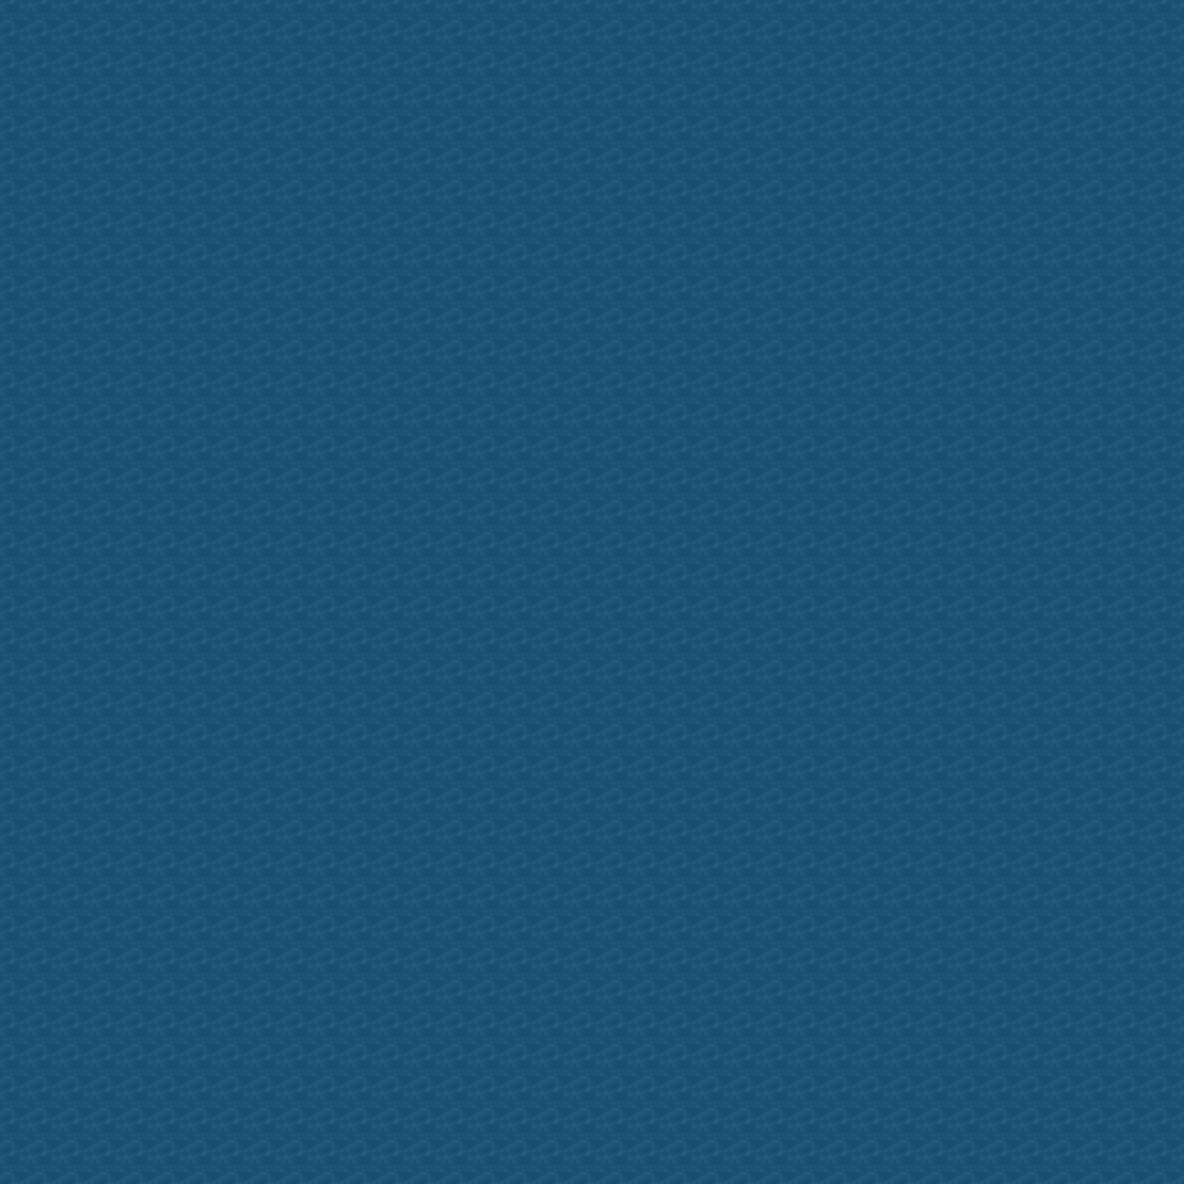

A level layout from a 2D game, rendered from its tile map. Below: a short description, then the map file with its tile-grid data intact:
An orthogonal 37x37 tile map with 32x32 px tiles, 1 tile layer (Tile Layer 1).

<map version="1.0" orientation="orthogonal" renderorder="left-up" width="37" height="37" tilewidth="32" tileheight="32" nextobjectid="1">
 <tileset firstgid="1" name="tileset" tilewidth="32" tileheight="32" tilecount="288" columns="8">
  <image source="tileset/tileset.png" width="256" height="1179" />
 </tileset>
 <layer name="Tile Layer 1" width="37" height="37">
  <data encoding="csv">
11,11,11,11,11,11,11,11,11,11,11,11,11,11,11,11,11,11,11,11,11,11,11,11,11,11,11,11,11,11,11,11,11,11,11,11,11,
11,11,11,11,11,11,11,11,11,11,11,11,11,11,11,11,11,11,11,11,11,11,11,11,11,11,11,11,11,11,11,11,11,11,11,11,11,
11,11,11,11,11,11,11,11,11,11,11,11,11,11,11,11,11,11,11,11,11,11,11,11,11,11,11,11,11,11,11,11,11,11,11,11,11,
11,11,11,11,11,11,11,11,11,11,11,11,11,11,11,11,11,11,11,11,11,11,11,11,11,11,11,11,11,11,11,11,11,11,11,11,11,
11,11,11,11,11,11,11,11,11,11,11,11,11,11,11,11,11,11,11,11,11,11,11,11,11,11,11,11,11,11,11,11,11,11,11,11,11,
11,11,11,11,11,11,11,11,11,11,11,11,11,11,11,11,11,11,11,11,11,11,11,11,11,11,11,11,11,11,11,11,11,11,11,11,11,
11,11,11,11,11,11,11,11,11,11,11,11,11,11,11,11,11,11,11,11,11,11,11,11,11,11,11,11,11,11,11,11,11,11,11,11,11,
11,11,11,11,11,11,11,11,11,11,11,11,11,11,11,11,11,11,11,11,11,11,11,11,11,11,11,11,11,11,11,11,11,11,11,11,11,
11,11,11,11,11,11,11,11,11,11,11,11,11,11,11,11,11,11,11,11,11,11,11,11,11,11,11,11,11,11,11,11,11,11,11,11,11,
11,11,11,11,11,11,11,11,11,11,11,11,11,11,11,11,11,11,11,11,11,11,11,11,11,11,11,11,11,11,11,11,11,11,11,11,11,
11,11,11,11,11,11,11,11,11,11,11,11,11,11,11,11,11,11,11,11,11,11,11,11,11,11,11,11,11,11,11,11,11,11,11,11,11,
11,11,11,11,11,11,11,11,11,11,11,11,11,11,11,11,11,11,11,11,11,11,11,11,11,11,11,11,11,11,11,11,11,11,11,11,11,
11,11,11,11,11,11,11,11,11,11,11,11,11,11,11,11,11,11,11,11,11,11,11,11,11,11,11,11,11,11,11,11,11,11,11,11,11,
11,11,11,11,11,11,11,11,11,11,11,11,11,11,11,11,11,11,11,11,11,11,11,11,11,11,11,11,11,11,11,11,11,11,11,11,11,
11,11,11,11,11,11,11,11,11,11,11,11,11,11,11,11,11,11,11,11,11,11,11,11,11,11,11,11,11,11,11,11,11,11,11,11,11,
11,11,11,11,11,11,11,11,11,11,11,11,11,11,11,11,11,11,11,11,11,11,11,11,11,11,11,11,11,11,11,11,11,11,11,11,11,
11,11,11,11,11,11,11,11,11,11,11,11,11,11,11,11,11,11,11,11,11,11,11,11,11,11,11,11,11,11,11,11,11,11,11,11,11,
11,11,11,11,11,11,11,11,11,11,11,11,11,11,11,11,11,11,11,11,11,11,11,11,11,11,11,11,11,11,11,11,11,11,11,11,11,
11,11,11,11,11,11,11,11,11,11,11,11,11,11,11,11,11,11,11,11,11,11,11,11,11,11,11,11,11,11,11,11,11,11,11,11,11,
11,11,11,11,11,11,11,11,11,11,11,11,11,11,11,11,11,11,11,11,11,11,11,11,11,11,11,11,11,11,11,11,11,11,11,11,11,
11,11,11,11,11,11,11,11,11,11,11,11,11,11,11,11,11,11,11,11,11,11,11,11,11,11,11,11,11,11,11,11,11,11,11,11,11,
11,11,11,11,11,11,11,11,11,11,11,11,11,11,11,11,11,11,11,11,11,11,11,11,11,11,11,11,11,11,11,11,11,11,11,11,11,
11,11,11,11,11,11,11,11,11,11,11,11,11,11,11,11,11,11,11,11,11,11,11,11,11,11,11,11,11,11,11,11,11,11,11,11,11,
11,11,11,11,11,11,11,11,11,11,11,11,11,11,11,11,11,11,11,11,11,11,11,11,11,11,11,11,11,11,11,11,11,11,11,11,11,
11,11,11,11,11,11,11,11,11,11,11,11,11,11,11,11,11,11,11,11,11,11,11,11,11,11,11,11,11,11,11,11,11,11,11,11,11,
11,11,11,11,11,11,11,11,11,11,11,11,11,11,11,11,11,11,11,11,11,11,11,11,11,11,11,11,11,11,11,11,11,11,11,11,11,
11,11,11,11,11,11,11,11,11,11,11,11,11,11,11,11,11,11,11,11,11,11,11,11,11,11,11,11,11,11,11,11,11,11,11,11,11,
11,11,11,11,11,11,11,11,11,11,11,11,11,11,11,11,11,11,11,11,11,11,11,11,11,11,11,11,11,11,11,11,11,11,11,11,11,
11,11,11,11,11,11,11,11,11,11,11,11,11,11,11,11,11,11,11,11,11,11,11,11,11,11,11,11,11,11,11,11,11,11,11,11,11,
11,11,11,11,11,11,11,11,11,11,11,11,11,11,11,11,11,11,11,11,11,11,11,11,11,11,11,11,11,11,11,11,11,11,11,11,11,
11,11,11,11,11,11,11,11,11,11,11,11,11,11,11,11,11,11,11,11,11,11,11,11,11,11,11,11,11,11,11,11,11,11,11,11,11,
11,11,11,11,11,11,11,11,11,11,11,11,11,11,11,11,11,11,11,11,11,11,11,11,11,11,11,11,11,11,11,11,11,11,11,11,11,
11,11,11,11,11,11,11,11,11,11,11,11,11,11,11,11,11,11,11,11,11,11,11,11,11,11,11,11,11,11,11,11,11,11,11,11,11,
11,11,11,11,11,11,11,11,11,11,11,11,11,11,11,11,11,11,11,11,11,11,11,11,11,11,11,11,11,11,11,11,11,11,11,11,11,
11,11,11,11,11,11,11,11,11,11,11,11,11,11,11,11,11,11,11,11,11,11,11,11,11,11,11,11,11,11,11,11,11,11,11,11,11,
11,11,11,11,11,11,11,11,11,11,11,11,11,11,11,11,11,11,11,11,11,11,11,11,11,11,11,11,11,11,11,11,11,11,11,11,11,
11,11,11,11,11,11,11,11,11,11,11,11,11,11,11,11,11,11,11,11,11,11,11,11,11,11,11,11,11,11,11,11,11,11,11,11,11
</data>
 </layer>
</map>